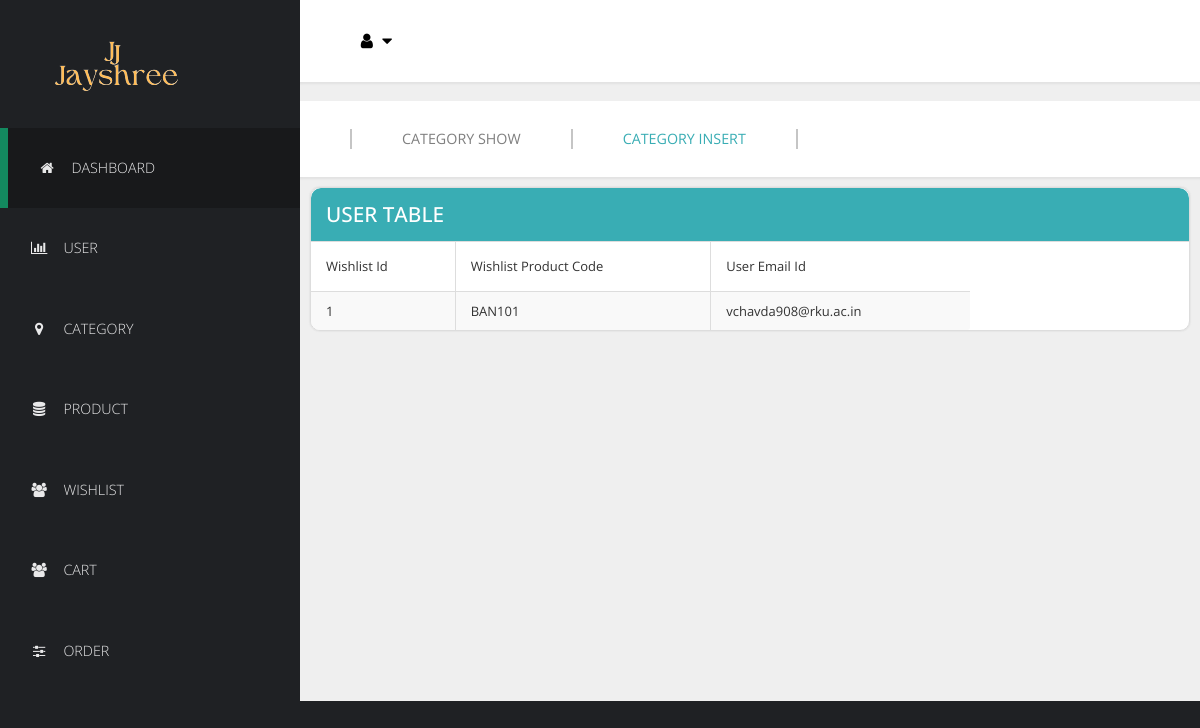
The app's page /admin/wishlist_show.php with its own data.
### tables this page shows
CREATE TABLE `wishlist_tbl` (
  `W_Id` int(10) NOT NULL,
  `W_P_Code` varchar(10) NOT NULL,
  `U_Email_Id` varchar(100) NOT NULL
);

### admin/wishlist_show.php (the view, shortened to what this page needs)
<!DOCTYPE html>
<html lang="en">
  <head>
    <link href="css/font-awesome.min.css" rel="stylesheet">
    <link href="css/bootstrap.min.css" rel="stylesheet">
    <link href="css/templatemo-style.css" rel="stylesheet">
    <link rel="stylesheet" href="../jayshree/assets/css/dropdown.css">
    <link rel="stylesheet" href="https://cdnjs.cloudflare.com/ajax/libs/font-awesome/4.7.0/css/font-awesome.min.css">
  </head>
  <body>
    <div class="templatemo-flex-row">
      <div class="templatemo-sidebar">
        <header class="templatemo-site-header">
            <a href="index.php">
              <img src="../img/logo_admin.png">
            </a>
        </header>
        <nav class="templatemo-left-nav">
          <ul>
            <li><a href="index.php" class="active"><i class="fa fa-home fa-fw"></i>Dashboard</a></li>
            <li><a href="user_show.php"><i class="fa fa-bar-chart fa-fw"></i>User</a></li>
            <li><a href="category_show.php"><i class="fa fa-map-marker fa-fw"></i>Category</a></li>
            <li><a href="product_show.php"><i class="fa fa-database fa-fw"></i>Product</a></li>
            <li><a href="wishlist_show.php"><i class="fa fa-users fa-fw"></i>Wishlist</a></li>
            <li><a href="cart_show.php"><i class="fa fa-users fa-fw"></i>Cart</a></li>
            <li><a href="order_detail_show.php"><i class="fa fa-sliders fa-fw"></i>Order</a></li>
          </ul>
        </nav>
      </div>
      <div class="templatemo-content col-1 light-gray-bg">
        <div class="templatemo-top-nav-container">
          <div class="row">
            <nav class="templatemo-top-nav col-lg-12 col-md-12">
            <div class="topnav" id="myTopnav">
              <div class="dropdown">
                  <button class="dropbtn">
                    <i class="fa fa-fw fa-user text-dark mr-3"></i>
                    <i class="fa fa-caret-down"></i>
                  </button>
              </div>
            </div>
            </nav>
          </div>
        </div>
        <br/>
      <div class="templatemo-content col-1 light-gray-bg">
        <div class="templatemo-top-nav-container">
          <div class="row">
            <nav class="templatemo-top-nav col-lg-12 col-md-12">
              <ul class="text-uppercase">
                <li><a href="category_show.php">Category show</a></li>
                <li><a href="category_insert  .php" class="active">Category insert</a></li>
              </ul>
            </nav>
          </div>
        </div>
          <div class="templatemo-flex-row flex-content-row">
            <div class="col-1">
              <div class="panel panel-default templatemo-content-widget white-bg no-padding templatemo-overflow-hidden">
                <div class="panel-heading templatemo-position-relative"><h2 class="text-uppercase">User Table</h2></div>
                <div class="table-responsive">
                  <table class="table table-striped table-bordered">
                    <thead>
                      <tr>
                        <td>Wishlist Id</td>
                        <td>Wishlist Product Code</td>
                        <td>User Email Id</td>
                      </tr>
                    </thead>
<?php
	include '../conn.php';
	$sql = "select * from wishlist_tbl";
	$data = mysqli_query($con,$sql);
	if($total=mysqli_num_rows($data))
	{
        while($result=mysqli_fetch_array($data))
        {
            echo "
                <tbody>
                    <tr>
                        <td>".$result['W_Id']."</td>
                        <td>".$result['W_P_Code']."</td>
                        <td>".$result['U_Email_Id']."</td>
                    </tr>
                </tbody>
                ";
        }
    }
    else
    {
        echo "no records";
    }
    ?>
                  </table>
                </div>
              </div>
            </div>
          </div>
        </div>
      </div>
    </div>
  </body>
</html>

### admin/css/templatemo-style.css (style rules this page uses)
* { font-family: 'Open Sans', sans-serif; }
body { font-size: 13px; }
body, .templatemo-left-nav { background: #1f2124; }
h1, h2, h3 { margin: 0; }
h2 { font-size: 1.6em; }
ul { list-style-type: none; margin: 0; padding: 0; }
nav li { font-size: 1.1em; list-style: none; text-transform: uppercase; }
.templatemo-position-relative { position: relative; }
.white-bg { background-color: white; }
.light-gray-bg { background-color: #efefef; }
.templatemo-sidebar { width: 300px; }
.templatemo-site-header { margin: 25px 30px; }
.templatemo-left-nav li { font-weight: 300; }
.templatemo-left-nav a.active, .templatemo-left-nav a:hover { background: #18191b; border-left: 8px solid #13895F; }
.templatemo-left-nav a { color: #e9e9ea; display: block; padding: 30px; transition: all 0.3s ease; }
.templatemo-left-nav .fa { margin-right: 15px; }
.templatemo-top-nav-container { background-color: white; padding: 28px 50px; box-shadow: 0px 0px 2px 2px rgba(161, 159, 159, 0.18); }
.templatemo-top-nav li { float: left; list-style: none; }
.templatemo-top-nav a { color: #7f7f7f; display: block; padding: 0 50px; border-left: 2px solid #c5c5c5; }
.templatemo-top-nav li:last-child a { border-right: 2px solid #c5c5c5; }
.templatemo-top-nav a:hover, .templatemo-top-nav a.active { color: #39ADB4; }
.templatemo-content { margin-top: 0px; min-height: 600px; padding: 0; overflow-x: hidden; }
.templatemo-flex-row { display: -webkit-flex; display: -ms-flexbox; display: flex; }
.col-1 { -webkit-flex: 1; -ms-flex: 1; flex: 1; }
.templatemo-content-widget { border-radius: 10px; padding: 30px; position: relative; margin: 10px; box-shadow: 0px 0px 1px 1px rgba(161, 159, 159, 0.1); }
.templatemo-content-widget.no-padding { padding: 0; }
.panel-default>.panel-heading { background-color: #39ADB4; border-top-left-radius: 10px; border-top-right-radius: 10px; color: white; padding: 15px; }
.panel { border-radius: 10px; }
.table { margin-bottom: 0; }
.table>tbody>tr>td { padding: 10px 15px; }
.table>thead>tr>td { padding: 15px; }
.templatemo-overflow-hidden { overflow: hidden; }
.panel>.table-responsive:last-child>.table:last-child, .panel>.table:last-child { border-bottom-right-radius: 10px; border-bottom-left-radius: 10px; }
@media only screen and (min-width: 768px) { .templatemo-left-nav { display: block !important; } }

### jayshree/assets/css/dropdown.css (style rules this page uses)
body { margin:0;font-family:Arial }
.topnav { background-color: #FFFFFF; }
.dropdown { float: left; }
.dropdown .dropbtn { font-size: 17px; border: none; outline: none; color: black; background-color: inherit; font-family: inherit; margin: 0; }
.table, .tr, .td { border:1px solid black; border-radius: 10px; width:75%; }

### records on screen
wishlist_tbl: W_Id "1", W_P_Code "BAN101", U_Email_Id "vchavda908@rku.ac.in"
